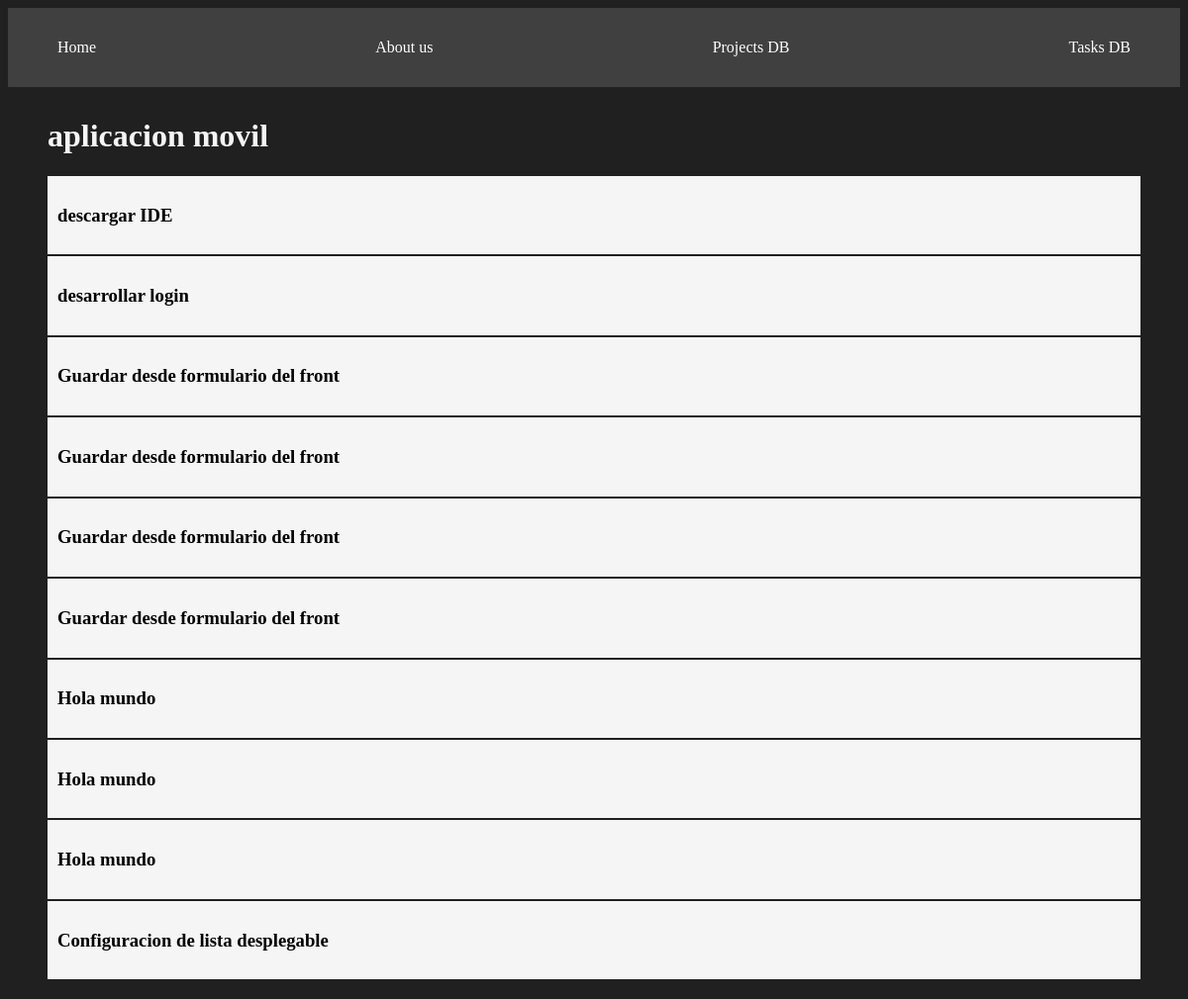
/projects/1, run on the app's committed database.
### myApp/models.py (models this page shows)
class Project(models.Model):
    name = models.CharField(max_length = 200)
    def __str__(self):
        return self.name

class Task(models.Model):
    title = models.CharField(max_length=200)
    description = models.TextField()
    project = models.ForeignKey(Project, on_delete=models.CASCADE)
    done = models.BooleanField(default=False)
    def __str__(self):
        return self.title + " - " + self.project.name

### myApp/views.py (the view)
# urls.py: path('projects/<int:id>', views.project_detail, name = "project_detail"),
def project_detail(request, id):
    project = get_object_or_404(Project, id=id)
    tasks = Task.objects.filter(project_id = id)
    print(tasks)
    print(project)
    return render(request, 'Projects/detail.html',{
        'project': project,
        'tasks' : tasks
    })

### myApp/templates/Projects/detail.html
{% extends 'layouts/base.html' %}
{% block content %}
<h1>{{project}}</h1>
{% for task in tasks %}
<div class="card">
    <h3>{{task.title}}</h3>
</div>
{% endfor %}
{% endblock %}

### myApp/static/css/style.css (style rules this page uses)
body { background-color: #202020; color: whitesmoke; }
.card { background-color: whitesmoke; padding: 10px; margin-bottom: 2px; color: black; }

### data on the page
Project: name "aplicacion movil"
Task: title "descargar IDE"
Task: title "desarrollar login"
Task: title "Guardar desde formulario del front"
Task: title "Guardar desde formulario del front"
Task: title "Guardar desde formulario del front"
Task: title "Guardar desde formulario del front"
Task: title "Hola mundo"
Task: title "Hola mundo"
Task: title "Hola mundo"
Task: title "Configuracion de lista desplegable"
